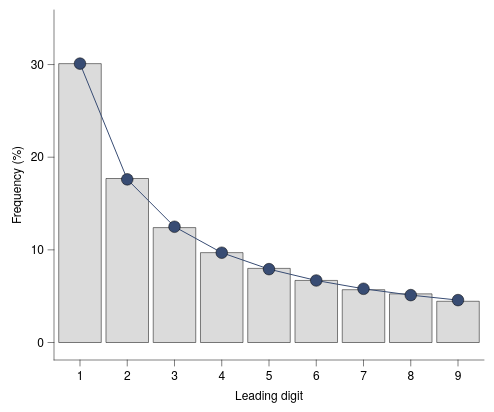

This figure's Vega-Lite source:
### Vega-Lite specification from a JSON file in a GitHub repository (floating-point values rounded to 4 significant figures)
{"background": null, "config": {"arc": {"fill": "#DBDBDB", "fillOpacity": 1.0, "innerRadius": 43.75, "padAngle": 0.03, "stroke": "black", "strokeOpacity": 1, "strokeWidth": 0.25}, "area": {"fill": "#DBDBDB", "fillOpacity": 1.0, "stroke": "black", "strokeOpacity": 1, "strokeWidth": 0.25}, "axis": {"domain": true, "domainCap": "round", "domainColor": "black", "domainWidth": 0.25, "grid": false, "gridCap": "round", "gridColor": "#F1F1F1", "gridDash": [0, 0], "gridOpacity": 1.0, "gridWidth": 0.25, "labelColor": "black", "labelFont": "Helvetica Neue, HelveticaNeue, Helvetica, Arial, sans-serif", "labelFontSize": 6, "labelFontStyle": "normal", "labelFontWeight": 400, "offset": 0, "ticks": true, "tickCap": "round", "tickColor": "black", "tickRound": false, "tickSize": 3.0, "tickWidth": 0.25, "titleColor": "black", "titleFont": "Helvetica Neue, HelveticaNeue, Helvetica, Arial, sans-serif", "titleFontSize": 6, "titleFontStyle": "normal", "titleFontWeight": 400}, "axisX": {"domain": true, "labelAlign": "center", "labelAngle": 0, "labels": true, "ticks": true, "translate": 0}, "axisY": {"domain": true, "labelAlign": "right", "labelAngle": 0, "labels": true, "ticks": true, "translate": 0}, "axisRight": {"domain": true, "labelAlign": "left", "labelAngle": 0, "labels": true, "ticks": true, "translate": 0}, "axisTop": {"domain": true, "labelAlign": "center", "labelAngle": 0, "labels": true, "ticks": true, "translate": 0}, "axisBand": {"tickOffset": 0}, "bar": {"fill": "#DBDBDB", "fillOpacity": 1.0, "stroke": "black", "strokeOpacity": 1, "strokeWidth": 0.25}, "boxplot": {"size": 15.75, "ticks": {"cornerRadius": 0.25, "fill": "black", "opacity": 1, "size": 7.875, "thickness": 0.25}, "box": {"fillOpacity": 1.0, "stroke": "black", "strokeOpacity": 1, "strokeWidth": 0.25}, "median": {"cornerRadius": 0, "fill": "black", "fillOpacity": 1.0, "opacity": 1, "size": 15.75, "thickness": 0.25}, "rule": {"fill": "black", "fillOpacity": 1.0, "size": 17.5, "stroke": "black", "strokeDash": [0, 0], "strokeOpacity": 1, "strokeWidth": 0.25}, "outliers": {"color": "black", "fill": "black", "fillOpacity": 1.0, "size": 0, "stroke": "black", "strokeOpacity": 1, "strokeWidth": 0.25}}, "circle": {"fill": "black", "fillOpacity": 1.0, "size": 2.188, "stroke": null, "strokeOpacity": 1, "strokeWidth": 0.25}, "errorband": {"band": {"fillOpacity": 0.6, "stroke": null, "strokeWidth": 0.25, "strokeOpacity": 1}, "borders": {"opacity": 0, "strokeOpacity": 1, "strokeWidth": 0.25}}, "errorbar": {"opacity": 1, "rule": {"strokeDash": [0, 0], "strokeWidth": 0.25}, "ticks": {"color": "black", "cornerRadius": 0.125, "opacity": 1, "size": 10.5, "thickness": 0.25}, "thickness": 0.25}, "font": "Helvetica Neue, HelveticaNeue, Helvetica, Arial, sans-serif", "geoshape": {"fill": "#DBDBDB", "fillOpacity": 1.0, "stroke": "black", "strokeOpacity": 1, "strokeWidth": 0.25}, "header": {"labelColor": "black", "labelFont": "Helvetica Neue, HelveticaNeue, Helvetica, Arial, sans-serif", "labelFontSize": 6, "labelFontStyle": "normal", "labelFontWeight": 400, "titleColor": "black", "titleFont": "Helvetica Neue, HelveticaNeue, Helvetica, Arial, sans-serif", "titleFontSize": 6, "titleFontStyle": "normal", "titleFontWeight": 400, "titlePadding": 0}, "legend": {"disable": false, "offset": 4.5, "titlePadding": 4, "labelOffset": 2, "gradientLabelOffset": 2, "columnPadding": 4, "rowPadding": 2, "gradientThickness": 5, "gradientOpacity": 1.0, "gradientStrokeColor": "black", "gradientStrokeWidth": 0.25, "labelColor": "black", "labelFont": "Helvetica Neue, HelveticaNeue, Helvetica, Arial, sans-serif", "labelFontSize": 6, "labelFontStyle": "normal", "labelFontWeight": 400, "strokeColor": "black", "strokeWidth": 0, "symbolSize": 36, "symbolStrokeColor": "black", "symbolStrokeWidth": 0.25, "titleColor": "black", "titleFont": "Helvetica Neue, HelveticaNeue, Helvetica, Arial, sans-serif", "titleFontSize": 6, "titleFontStyle": "normal", "titleFontWeight": 400}, "line": {"color": "black", "stroke": "black", "strokeCap": "butt", "strokeDash": [0, 0], "strokeOpacity": 1, "strokeWidth": 0.5}, "point": {"filled": true, "fill": "#DBDBDB", "fillOpacity": 1.0, "size": 8.75, "stroke": "black", "strokeOpacity": 1, "strokeWidth": 0.25}, "range": {"category": ["#9D9D9D", "#28287D", "#004225", "#47266F", "#00605D", "#DBDBDB", "#7983C1", "#6E927B", "#937FB4", "#699A97"], "diverging": {"scheme": ["#4F4265", "#6A5C82", "#85789D", "#A196B7", "#BDB5CE", "#D8D6DD", "#F6F6F6", "#CED8D7", "#9DBFBD", "#75A3A0", "#518683", "#326967", "#164D4B"]}, "heatmap": {"scheme": ["#440154", "#472270", "#433E82", "#38598C", "#2C728E", "#238A8D", "#24A086", "#39B578", "#5DC862", "#96D646", "#CAE02D", "#FDE724"]}, "ordinal": {"scheme": ["#F1F1F1", "#DBDBDB", "#C6C6C6", "#B2B2B2", "#9D9D9D", "#898989", "#767676", "#636363", "#515151", "#404040", "#2F2F2F", "#1F1F1F"]}, "ramp": {"scheme": ["#440154", "#472270", "#433E82", "#38598C", "#2C728E", "#238A8D", "#24A086", "#39B578", "#5DC862", "#96D646", "#CAE02D", "#FDE724"]}}, "rule": {"color": "black", "stroke": "black", "strokeCap": "round", "strokeDash": [2, 2], "strokeOpacity": 1, "strokeWidth": 0.25}, "scale": {"barBandPaddingInner": 0.1, "rectBandPaddingInner": 0, "tickBandPaddingInner": 0.1, "bandPaddingOuter": 0.1, "bandWithNestedOffsetPaddingInner": 0.2, "bandWithNestedOffsetPaddingOuter": 0.2, "offsetBandPaddingInner": 0, "offsetBandPaddingOuter": 0, "continuousPadding": 8.75, "round": false}, "rect": {"fill": "#DBDBDB", "fillOpacity": 1.0, "stroke": "black", "strokeOpacity": 1, "strokeWidth": 0.25}, "square": {"fill": "#DBDBDB", "fillOpacity": 1.0, "size": 17.5, "stroke": "black", "strokeOpacity": 1, "strokeWidth": 0.25}, "text": {"color": "black", "font": "Helvetica Neue, HelveticaNeue, Helvetica, Arial, sans-serif", "fontSize": 6, "fontStyle": "normal", "fontWeight": 400}, "tick": {"color": "black", "cornerRadius": 0.125, "opacity": 1.0, "size": 15.75, "thickness": 0.25}, "title": {"anchor": "middle", "frame": "group", "color": "black", "font": "Helvetica Neue, HelveticaNeue, Helvetica, Arial, sans-serif", "fontSize": 6, "fontStyle": "normal", "fontWeight": 400, "subtitleColor": "black", "subtitleFont": "Helvetica Neue, HelveticaNeue, Helvetica, Arial, sans-serif", "subtitleFontSize": 6, "subtitleFontStyle": "normal", "subtitleFontWeight": 400}, "trail": {"color": "black", "opacity": 1, "size": 0.5}, "view": {"continuousWidth": 215, "continuousHeight": 175, "discreteWidth": 215, "discreteHeight": 175, "fill": null, "stroke": null, "strokeWidth": 0.25}}, "layer": [{"mark": {"type": "bar"}, "encoding": {"x": {"field": "digit", "title": "Leading digit", "type": "ordinal"}, "y": {"field": "observed", "scale": {"domain": [0, 34], "nice": false}, "title": "Frequency (%)", "type": "quantitative"}}}, {"mark": {"type": "line", "color": "#384C73", "point": {"color": "#384C73", "filled": true, "size": 34}}, "encoding": {"x": {"field": "digit", "title": "Leading digit", "type": "ordinal"}, "y": {"field": "benford", "type": "quantitative", "scale": {"nice": false}}}}], "data": {"name": "data-2e7c821776759917b4b996fe6adfde92"}, "$schema": "https://vega.github.io/schema/vega-lite/v6.4.1.json", "datasets": {"data-2e7c821776759917b4b996fe6adfde92": [{"digit": 1, "observed": 30.1, "benford": 30.1}, {"digit": 2, "observed": 17.7, "benford": 17.61}, {"digit": 3, "observed": 12.4, "benford": 12.49}, {"digit": 4, "observed": 9.7, "benford": 9.691}, {"digit": 5, "observed": 8.0, "benford": 7.918}, {"digit": 6, "observed": 6.7, "benford": 6.695}, {"digit": 7, "observed": 5.7, "benford": 5.799}, {"digit": 8, "observed": 5.25, "benford": 5.115}, {"digit": 9, "observed": 4.45, "benford": 4.576}]}}
